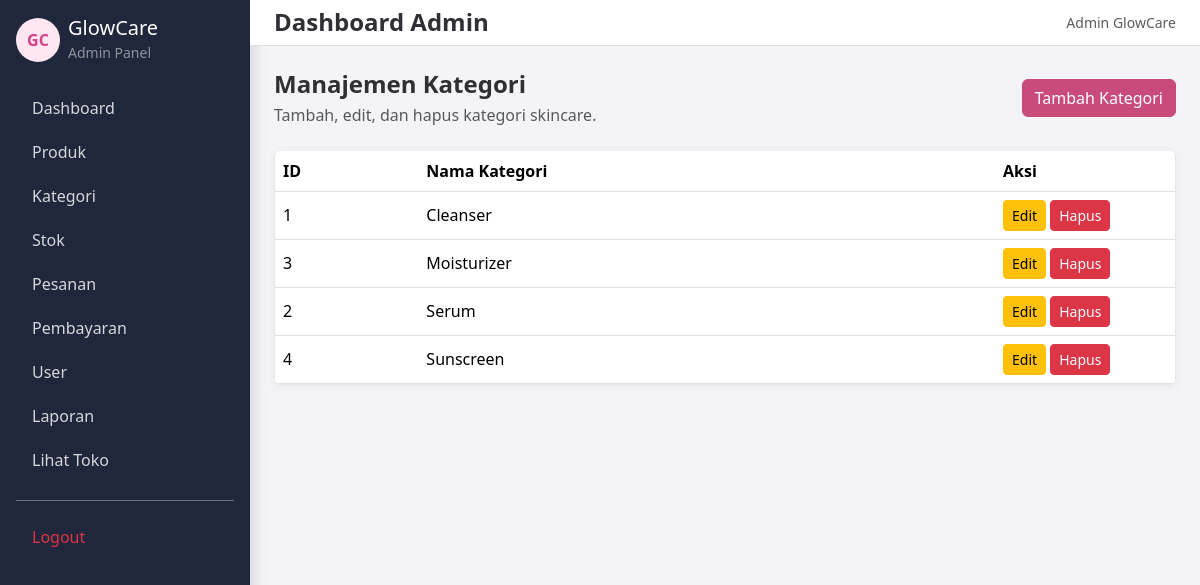
The page /index.php?page=admin_categories (signed in) on the database its author committed.
### tables this page shows
CREATE TABLE IF NOT EXISTS kategori (
    id_kategori INT AUTO_INCREMENT PRIMARY KEY,
    nama_kategori VARCHAR(100) NOT NULL
);

### app/controllers/AdminController.php (called while the page is built, shortened)
<?php
require_once __DIR__ . "/../models/Category.php";
class AdminController
{
    private $category;
    public function __construct()
    {
        $database = new Database();
        $db = $database->connect();
        $this->category = new Category($db);
    }
    public function categories()
    {
        $categories = $this->category->getAll();
        require "app/views/admin/categories.php";
    }
}

### index.php (called while the page is built, shortened)
<?php
require_once 'routes/web.php';

### app/models/Category.php (called while the page is built, shortened)
<?php
class Category
{
    private $conn;
    public function __construct($db)
    {
        $this->conn = $db;
    }
    public function getAll()
    {
        $sql = "SELECT * FROM kategori ORDER BY nama_kategori ASC";
        $stmt = $this->conn->prepare($sql);
        $stmt->execute();
        return $stmt->fetchAll(PDO::FETCH_ASSOC);
    }
}

### app/views/admin/categories.php (the view, shortened to what this page needs)
<!DOCTYPE html>
<html lang="id">
<head>
    <link href="https://cdn.jsdelivr.net/npm/bootstrap@5.3.3/dist/css/bootstrap.min.css" rel="stylesheet">
    <link rel="stylesheet" href="assets/css/style.css?v=20260714-4">
</head>
<body class="bg-light">
<?php include "app/views/layouts/sidebar.php"; ?>
<div class="admin-shell">
<?php include "app/views/layouts/navbar.php"; ?>
<main class="container-fluid p-4">
    <div class="d-flex justify-content-between align-items-center mb-4">
        <div><h2 class="h4 fw-bold mb-1">Manajemen Kategori</h2><p class="text-muted mb-0">Tambah, edit, dan hapus kategori skincare.</p></div>
        <a href="index.php?page=admin_category_create" class="btn btn-brand">Tambah Kategori</a>
    </div>
    <div class="panel-card table-responsive">
        <table class="table mb-0 align-middle">
            <thead><tr><th>ID</th><th>Nama Kategori</th><th width="180">Aksi</th></tr></thead>
            <tbody>
                <?php foreach ($categories as $cat) { ?>
                    <tr>
                        <td><?= (int) $cat['id_kategori']; ?></td>
                        <td><?= htmlspecialchars($cat['nama_kategori']); ?></td>
                        <td>
                            <a href="index.php?page=admin_category_edit&id=<?= (int) $cat['id_kategori']; ?>" class="btn btn-warning btn-sm">Edit</a>
                            <a href="index.php?page=admin_category_delete&id=<?= (int) $cat['id_kategori']; ?>" class="btn btn-danger btn-sm" onclick="return confirm('Hapus kategori?')">Hapus</a>
                        </td>
                    </tr>
                <?php } ?>
            </tbody>
        </table>
    </div>
</main>
</div>
</body>
</html>

### assets/css/style.css (style rules this page uses)
* { box-sizing: border-box; }
body { margin: 0; background: #f6f3f4; color: #2f2f35; font-family: "Segoe UI", Arial, sans-serif; }
a { color: #d83f87; text-decoration: none; }
.auth-card, .panel-card, .product-card { border: 1px solid #ece5e8; border-top: 0; border-radius: 6px; background: #fff; box-shadow: 0 2px 10px rgba(36, 34, 45, .05); }
.btn-brand { background: #c94b7c; border-color: #c94b7c; color: #fff; }
.admin-shell { margin-left: 250px; min-height: 100vh; background: #f4f4f6; }

### rows shown on the page
kategori: id_kategori "1", nama_kategori "Cleanser"
kategori: id_kategori "3", nama_kategori "Moisturizer"
kategori: id_kategori "2", nama_kategori "Serum"
kategori: id_kategori "4", nama_kategori "Sunscreen"

### other values the page prints
$_SESSION['username'] "Admin GlowCare"
